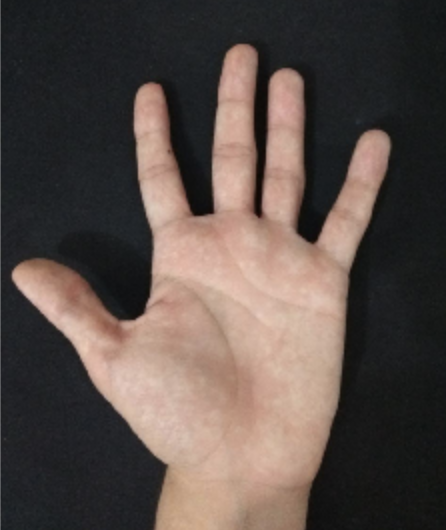
%> input picture placa_carro_segmentacao/hand.png, 446 x 530 px
$ octave dice_jaccard.m   (GNU Octave 9; MATLAB toolbox functions it lacks are replaced by stand-ins)
%> lines starting %> are read from the running program, lines starting %| are printed output that depends on the picture; in (x1, y1, x2, y2) boxes, pixels count from 0 and x2, y2 are one past the last pixel; in counts of white or black regions, pixels touching at a corner belong together; the program's own positions count from 1
I = imread('hand.png');
%> I is the input picture: size 530x446x3 uint8; mean R, G, B 89.1, 77.2, 72
M = rgb2gray(imread('hand_mask.png'));
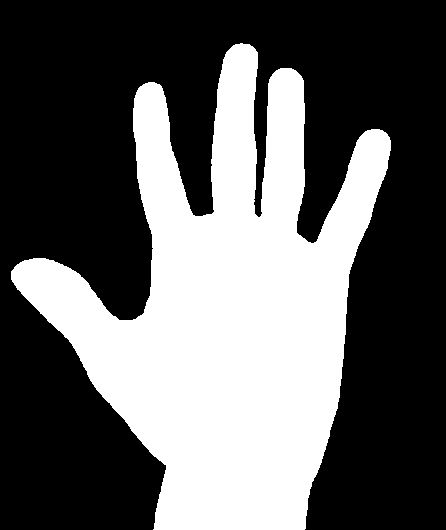
%> input picture placa_carro_segmentacao/hand_mask.png, 446 x 530 px
%> M: size 530x446 uint8; 37.8% white; 1 white region, box (x1, y1, x2, y2) and area: (11, 43, 391, 530) 89326

S = rgb2gray(I);
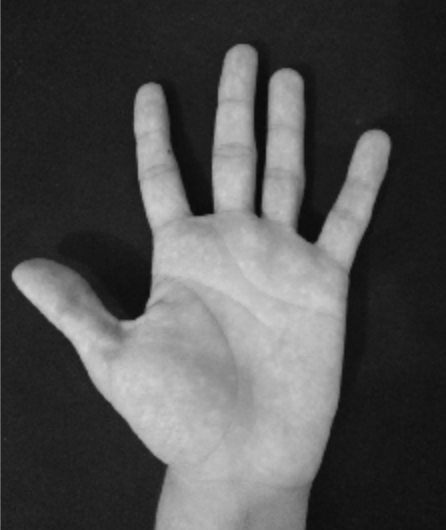
%> S: size 530x446 uint8; min 9, max 211, mean 80.1

S = S>50;
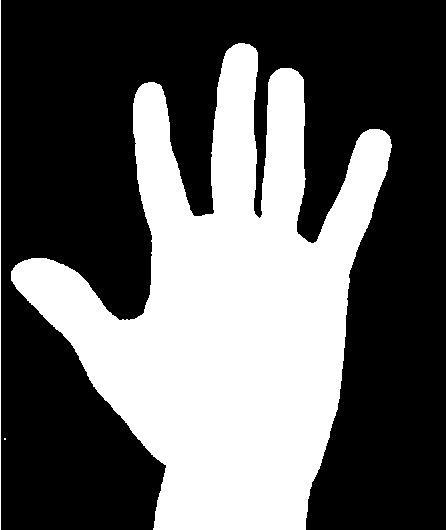
%> S: size 530x446 logical; 38.2% white; 3 white regions (1 under 20 px), largest, box (x1, y1, x2, y2) and area: (11, 43, 392, 530) 89660, (0, 0, 1, 530) 530

M = M>100;

C = S - imerode(S,strel('disk',1));
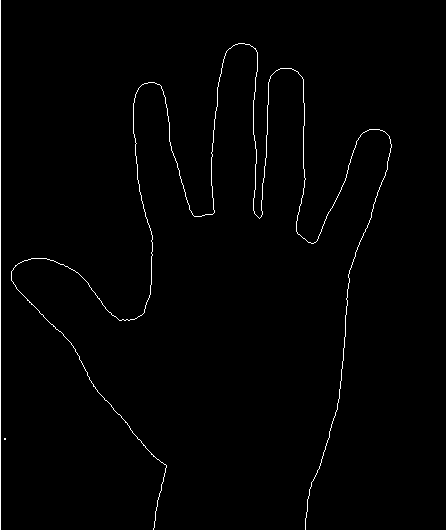
%> C: size 530x446 double; values 0 (black) and 1 (white), 1.1% white in thin lines or dots, all inside (x1, y1, x2, y2) = (0, 0, 392, 530)
[x,y] = find(C==1);
%> x = 2592 values from 1 to 530; y = 2592 values from 1 to 392

CM = M - imerode(M,strel('disk',1));
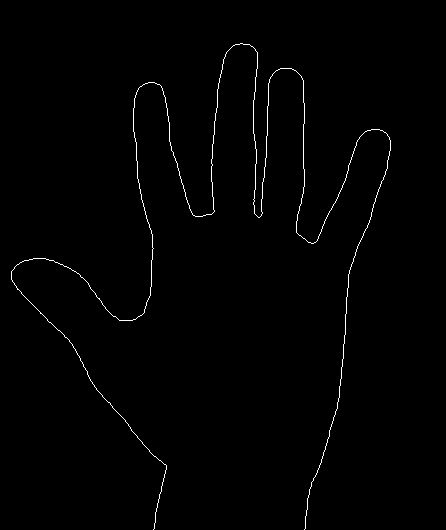
%> CM: size 530x446 double; values 0 (black) and 1 (white), 0.86% white in thin lines or dots, all inside (x1, y1, x2, y2) = (11, 43, 391, 530)
[xm,ym] = find(CM==1);
%> xm = 2041 values from 44 to 530; ym = 2041 values from 12 to 391

intersection = sum(M & S);
%> intersection = 446 values, max 487 at index 241, min 0 at index 1, mean 200.2

union = sum(M | S);
%> union = 446 values, max 530 at index 1, min 0 at index 2, mean 202.3

soma = sum(sum(M)) + sum(sum(S));
%> soma = 179520

Dice = (2*sum(intersection)) / soma;
%> Dice = 0.995

Jaccard = sum(intersection) / sum(union);
%> Jaccard = 0.99

figure
    imshow(I);
hold on
    plot(y,x,'.g','LineWidth',2);
    plot(ym,xm,'.r','LineWidth',2);
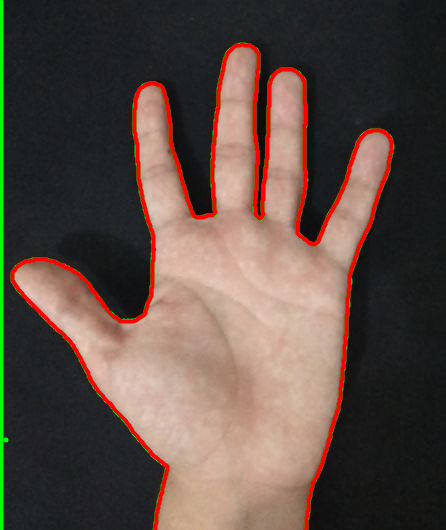
%> figure redrawn from the program's plot data
    Dice,Jaccard
%> after `Dice`: Dice = 0.995
%> after `Jaccard`: Jaccard = 0.99
